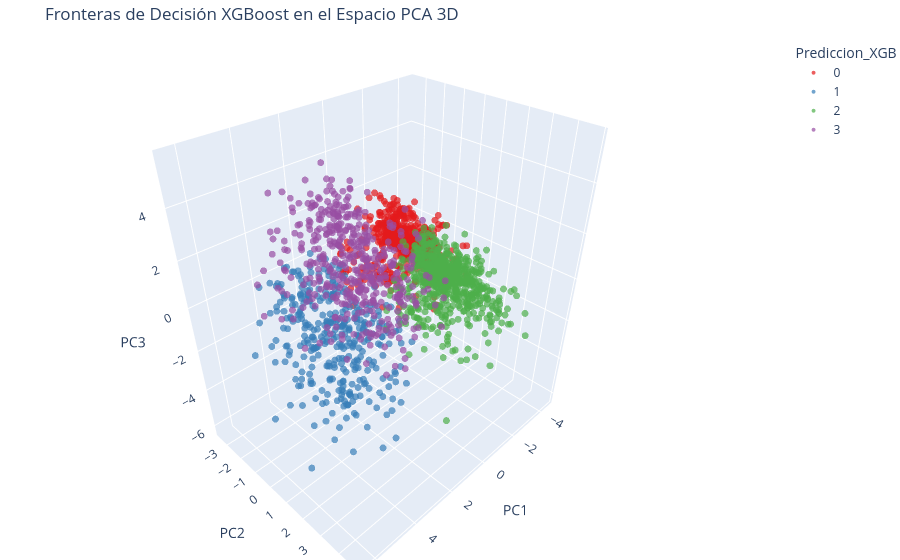

Notebook code for this chart:
### Code cell
# 5. Entrenar Clasificador XGBoost Alternativo
import xgboost as xgb
import joblib
from sklearn.metrics import classification_report, accuracy_score
# XGBoost requiere que las etiquetas comiencen en 0 y sean enteras.
# Nuestras etiquetas de K-Means ya son 0, 1, 2, 3.
xgb_model = xgb.XGBClassifier(use_label_encoder=False, eval_metric='mlogloss', random_state=42)
xgb_model.fit(X_train, y_train)
# Evaluar XGBoost
y_pred_xgb = xgb_model.predict(X_test)
print("=== REPORTE DE CLASIFICACIÓN XGBOOST ===")
print(f"Accuracy en Datos de Prueba: {accuracy_score(y_test, y_pred_xgb):.2%}\n")
print(classification_report(y_test, y_pred_xgb, target_names=[
    "C0: Primigestas Sanas",
    "C1: Riesgo Hipertensivo",
    "C2: Multiparas Sanas",
    "C3: Riesgo Metabólico"
]))
# Guardar el modelo alternativo
import os
# Determinar ruta dinámica por culpa del kernel de Jupyter
if os.path.exists('../models/20k/20k'):
    model_dir = '../models/20k/20k'
elif os.path.exists('clustering/models'):
    model_dir = 'clustering/models'
else:
    model_dir = 'models'
os.makedirs(model_dir, exist_ok=True)
model_path = os.path.join(model_dir, 'xgboost_model.pkl')
joblib.dump(xgb_model, model_path)
print(f"Modelo XGBoost guardado en '{model_path}'")
# 4. Visualización 3D Interactiva con Plotly para XGBoost
import plotly.express as px
df_plot_xgb = df_perfilado.copy()
df_plot_xgb['Prediccion_XGB'] = xgb_model.predict(df_cluster.drop(columns=['Cluster'])).astype(str)
df_plot_xgb['PC1'] = df_cluster['PC1']
df_plot_xgb['PC2'] = df_cluster['PC2']
df_plot_xgb['PC3'] = df_cluster['PC3']
fig_xgb = px.scatter_3d(
    df_plot_xgb,
    x='PC1',
    y='PC2',
    z='PC3',
    color='Prediccion_XGB',
    hover_data=['age_years', 'bmi_initial', 'mean_arterial_pressure', 'previous_pregnancies'],
    title="Fronteras de Decisión XGBoost en el Espacio PCA 3D",
    color_discrete_sequence=px.colors.qualitative.Set1,
    opacity=0.7
)
fig_xgb.update_traces(marker=dict(size=4))
fig_xgb.update_layout(margin=dict(l=0, r=0, b=0, t=40))
fig_xgb.show()

### Figure 1 — Plotly figure (JSON) as saved in the notebook; plotly's stock layout.template omitted (floating-point values rounded to 4 significant figures; data arrays with more than 128 entries replaced by an {"elided": "..."} marker saying what was removed)
{"data": [{"customdata": {"elided": "556x4 float values"}, "hovertemplate": "Prediccion_XGB=0<br>PC1=%{x}<br>PC2=%{y}<br>PC3=%{z}<br>age_years=%{customdata[0]}<br>bmi_initial=%{customdata[1]}<br>mean_arterial_pressure=%{customdata[2]}<br>previous_pregnancies=%{customdata[3]}<extra></extra>", "legendgroup": "0", "marker": {"color": "rgb(228,26,28)", "opacity": 0.7, "size": 4, "symbol": "circle"}, "mode": "markers", "name": "0", "scene": "scene", "showlegend": true, "type": "scatter3d", "x": {"elided": "556 float values"}, "y": {"elided": "556 float values"}, "z": {"elided": "556 float values"}}, {"customdata": {"elided": "353x4 float values"}, "hovertemplate": "Prediccion_XGB=1<br>PC1=%{x}<br>PC2=%{y}<br>PC3=%{z}<br>age_years=%{customdata[0]}<br>bmi_initial=%{customdata[1]}<br>mean_arterial_pressure=%{customdata[2]}<br>previous_pregnancies=%{customdata[3]}<extra></extra>", "legendgroup": "1", "marker": {"color": "rgb(55,126,184)", "opacity": 0.7, "size": 4, "symbol": "circle"}, "mode": "markers", "name": "1", "scene": "scene", "showlegend": true, "type": "scatter3d", "x": {"elided": "353 float values"}, "y": {"elided": "353 float values"}, "z": {"elided": "353 float values"}}, {"customdata": {"elided": "646x4 float values"}, "hovertemplate": "Prediccion_XGB=2<br>PC1=%{x}<br>PC2=%{y}<br>PC3=%{z}<br>age_years=%{customdata[0]}<br>bmi_initial=%{customdata[1]}<br>mean_arterial_pressure=%{customdata[2]}<br>previous_pregnancies=%{customdata[3]}<extra></extra>", "legendgroup": "2", "marker": {"color": "rgb(77,175,74)", "opacity": 0.7, "size": 4, "symbol": "circle"}, "mode": "markers", "name": "2", "scene": "scene", "showlegend": true, "type": "scatter3d", "x": {"elided": "646 float values"}, "y": {"elided": "646 float values"}, "z": {"elided": "646 float values"}}, {"customdata": {"elided": "445x4 float values"}, "hovertemplate": "Prediccion_XGB=3<br>PC1=%{x}<br>PC2=%{y}<br>PC3=%{z}<br>age_years=%{customdata[0]}<br>bmi_initial=%{customdata[1]}<br>mean_arterial_pressure=%{customdata[2]}<br>previous_pregnancies=%{customdata[3]}<extra></extra>", "legendgroup": "3", "marker": {"color": "rgb(152,78,163)", "opacity": 0.7, "size": 4, "symbol": "circle"}, "mode": "markers", "name": "3", "scene": "scene", "showlegend": true, "type": "scatter3d", "x": {"elided": "445 float values"}, "y": {"elided": "445 float values"}, "z": {"elided": "445 float values"}}], "layout": {"legend": {"title": {"text": "Prediccion_XGB"}, "tracegroupgap": 0}, "margin": {"b": 0, "l": 0, "r": 0, "t": 40}, "scene": {"domain": {"x": [0, 1], "y": [0, 1]}, "xaxis": {"title": {"text": "PC1"}}, "yaxis": {"title": {"text": "PC2"}}, "zaxis": {"title": {"text": "PC3"}}}, "title": {"text": "Fronteras de Decisión XGBoost en el Espacio PCA 3D"}}}
